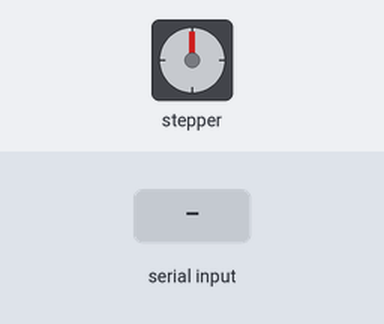
The sketch below on a simulated Arduino Uno, built with avr-gcc and run on an emulated ATmega328P. Parts: stepper motor. Wiring (inferred from the names in the program): stepper motor driver (200 steps per turn assumed): step pin 3; direction pin 2; enable pin 4. The inputs (shaded band) are chosen by the test bench.

Above: at 1.2 s.
1.3 s: "F90\n" received over Serial
At 1.45 s:
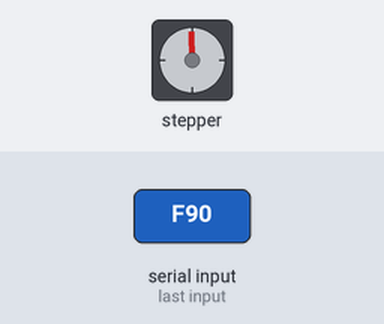
At 2.05 s:
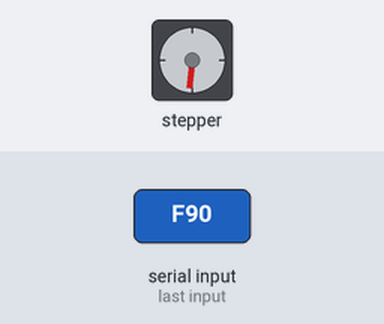
4.3 s: "90,45\n" received over Serial
At 4.45 s:
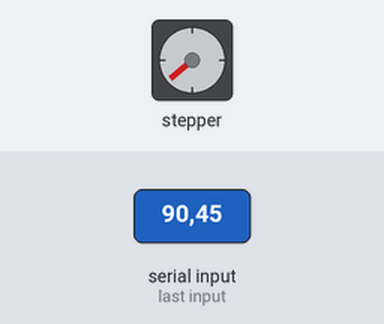
7.3 s: "30,150\n" received over Serial
Timing chart, 0 to 16.3 s (numbered marks = the images above; inputs shaded):
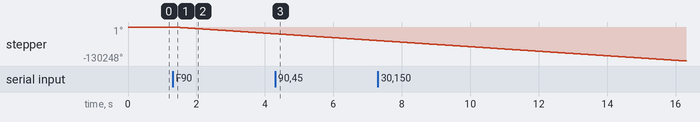

The sketch:

JoystickMove_ContinuousLoop.ino
```cpp
int EN_PIN = 4;     // Define the enable signal port
int STP_PIN = 3;    // Define the step signal port
int DIR_PIN = 2;    // Define the direction signal port
int currentDelay = 450;  // Default delay

void setup() {
  pinMode(EN_PIN, OUTPUT);    // Set the enable signal port to output mode
  pinMode(STP_PIN, OUTPUT);   // Set the step signal port to output mode
  pinMode(DIR_PIN, OUTPUT);   // Set the direction signal port to output mode
  digitalWrite(EN_PIN, HIGH); // Disable motor initially

  Serial.begin(19200);  // Start serial communication
}

void loop() {
  if (Serial.available() > 0) {
    String input = Serial.readStringUntil('\n');  // Read incoming command

    if (input.startsWith("F")) {  // Forward command
      int delayVal = input.substring(1).toInt();
      currentDelay = delayVal;
      digitalWrite(DIR_PIN, LOW);  // Set direction forward
      digitalWrite(EN_PIN, LOW);   // Enable motor
    }
    else if (input.startsWith("R")) {  // Reverse command
      int delayVal = input.substring(1).toInt();
      currentDelay = delayVal;
      digitalWrite(DIR_PIN, HIGH);  // Set direction reverse
      digitalWrite(EN_PIN, LOW);    // Enable motor
    }
    else if (input == "S") {  // Stop command
      digitalWrite(EN_PIN, HIGH);  // Disable motor
    }
  }

  // Move motor if enabled
  if (digitalRead(EN_PIN) == LOW) {
    digitalWrite(STP_PIN, HIGH);    // Step pulse high
    delayMicroseconds(currentDelay);  // Use dynamic delay for speed
    digitalWrite(STP_PIN, LOW);     // Step pulse low
    delayMicroseconds(currentDelay);
  }
}
```

Measured:
- after the input at 1.3 s, stepper: keeps turning counter-clockwise at about 8688°/s, starting at once
